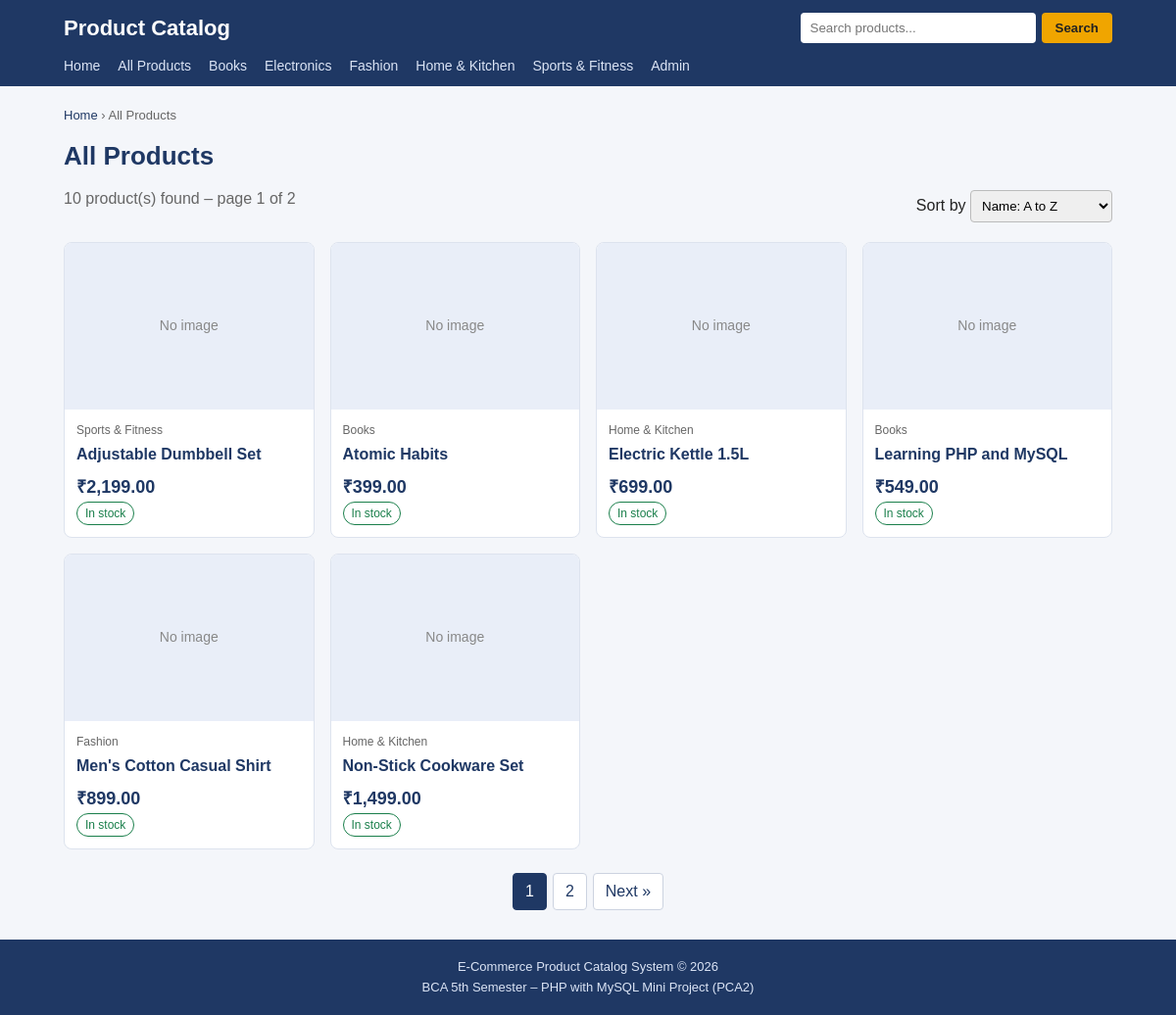
/products.php, run on the app's committed database.
### tables this page shows
CREATE TABLE IF NOT EXISTS categories (
  category_id   INT AUTO_INCREMENT PRIMARY KEY,
  category_name VARCHAR(100) NOT NULL UNIQUE,
  description   TEXT,
  created_at    TIMESTAMP DEFAULT CURRENT_TIMESTAMP
);

CREATE TABLE IF NOT EXISTS products (
  product_id     INT AUTO_INCREMENT PRIMARY KEY,
  category_id    INT NOT NULL,
  product_name   VARCHAR(150) NOT NULL,
  description    TEXT,
  price          DECIMAL(10,2) NOT NULL,
  image          VARCHAR(255) DEFAULT 'no-image.png',
  stock_quantity INT DEFAULT 0,
  is_featured    TINYINT(1) DEFAULT 0,
  created_at     TIMESTAMP DEFAULT CURRENT_TIMESTAMP,
  INDEX idx_product_name (product_name),
  CONSTRAINT fk_products_category
    FOREIGN KEY (category_id) REFERENCES categories(category_id)
    ON DELETE RESTRICT ON UPDATE CASCADE
);

### includes/functions.php (the view, shortened to what this page needs)
<?php
function stock_badge($qty) {
    $qty = (int)$qty;
    if ($qty > 10) {
        return '<span class="badge in-stock">In stock</span>';
    }
    return '<span class="badge out-of-stock">Out of stock</span>';
}
function product_image($file, $alt) {
    $name = basename((string)$file);
    $path = __DIR__ . '/../assets/images/products/' . $name;
    return 'No image';
}
function product_card($p) {
    global $base;
    $id   = (int)$p['product_id'];
    $link = $base . 'product.php?id=' . $id;
    echo '<div class="product-card">';
    echo '<a href="' . $link . '"><div class="product-image">'
         . product_image($p['image'], $p['product_name']) . '</div></a>';
    echo '<div class="product-info">';
    echo '<div class="product-category">' . htmlspecialchars($p['category_name']) . '</div>';
    echo '<h3 class="product-name"><a href="' . $link . '">'
         . htmlspecialchars($p['product_name']) . '</a></h3>';
    echo '<div class="price">&#8377;' . number_format($p['price'], 2) . '</div>';
    echo stock_badge($p['stock_quantity']);
    echo '</div></div>';
}

### includes/header.php (shortened to what this page needs)
<?php
require_once __DIR__ . '/../config/db.php';
$base = '/ecommerce-product-catalog-php/';
$cat_result = mysqli_query($conn, 'SELECT category_id, category_name FROM categories ORDER BY category_name');
?>
<!DOCTYPE html>
<html lang="en">
<head>
    <link rel="stylesheet" href="<?php echo $base; ?>assets/css/style.css">
</head>
<body>
<header class="site-header">
    <div class="container header-top">
        <a class="logo" href="<?php echo $base; ?>index.php">Product Catalog</a>
        <form class="search-form" action="<?php echo $base; ?>products.php" method="get">
            <input type="text" name="q" placeholder="Search products..."
                   value="<?php echo (isset($_GET['q']) && is_string($_GET['q'])) ? htmlspecialchars($_GET['q']) : ''; ?>">
            <button type="submit">Search</button>
        </form>
    </div>
    <nav class="container main-nav">
        <a href="<?php echo $base; ?>index.php">Home</a>
        <a href="<?php echo $base; ?>products.php">All Products</a>
        <?php while ($cat = mysqli_fetch_assoc($cat_result)) { ?>
            <a href="<?php echo $base; ?>products.php?category=<?php echo (int)$cat['category_id']; ?>">
                <?php echo htmlspecialchars($cat['category_name']); ?>
            </a>
        <?php } ?>
        <a href="<?php echo $base; ?>admin/login.php">Admin</a>
    </nav>
</header>
<main class="container">

### products.php (shortened to what this page needs)
<?php
require_once 'config/db.php';
require 'includes/functions.php';
$category = null;
$products = null;
$error    = '';
$sort_options = [
    'name_asc'   => ['Name: A to Z',         'p.product_name ASC'],
    'name_desc'  => ['Name: Z to A',         'p.product_name DESC'],
    'price_asc'  => ['Price: Low to High',   'p.price ASC, p.product_name ASC'],
    'price_desc' => ['Price: High to Low',   'p.price DESC, p.product_name ASC']
];
$sort = 'name_asc';
if ($error === '') {
    $where  = [];
    $types  = '';
    $params = [];
        $where_sql = $where ? ' WHERE ' . implode(' AND ', $where) : '';
    $stmt = mysqli_prepare($conn, 'SELECT COUNT(*) FROM products p' . $where_sql);
    mysqli_stmt_execute($stmt);
    $total_rows = (int)mysqli_fetch_row(mysqli_stmt_get_result($stmt))[0];
    $per_page    = 6;
    $total_pages = max(1, (int)ceil($total_rows / $per_page));
    $page = 1;
    $offset = ($page - 1) * $per_page;
    $sql = 'SELECT p.*, c.category_name
            FROM products p JOIN categories c ON p.category_id = c.category_id'
         . $where_sql
         . ' ORDER BY ' . $sort_options[$sort][1]
         . ' LIMIT ? OFFSET ?';
    $page_types  = $types . 'ii';
    $page_params = array_merge($params, [$per_page, $offset]);
    $stmt = mysqli_prepare($conn, $sql);
    mysqli_stmt_bind_param($stmt, $page_types, ...$page_params);
    mysqli_stmt_execute($stmt);
    $products = mysqli_stmt_get_result($stmt);
}
$heading    = $category ? $category['category_name'] : 'All Products';
require 'includes/header.php';
?>
<?php if ($error !== '') { ?>
    <h1>Products</h1>
    <div class="message error"><?php echo htmlspecialchars($error); ?></div>
    <a class="btn" href="<?php echo $base; ?>products.php">View all products</a>
<?php } else { ?>
    <div class="breadcrumb">
        <a href="<?php echo $base; ?>index.php">Home</a> &rsaquo; <?php echo htmlspecialchars($heading); ?>
    </div>
    <h1><?php echo htmlspecialchars($heading); ?></h1>
        <?php $total = $total_rows; ?>
    <?php if ($total > 0) { ?>
                <div class="toolbar">
            <span class="subtitle"><?php echo $total; ?> product(s) found &ndash; page <?php echo $page; ?> of <?php echo $total_pages; ?></span>
            <form method="get" action="<?php echo $base; ?>products.php">
                <label for="sort">Sort by</label>
                <select name="sort" id="sort" onchange="this.form.submit()">
                    <?php foreach ($sort_options as $key => $opt) { ?>
                        <option value="<?php echo $key; ?>"<?php echo ($sort === $key) ? ' selected' : ''; ?>><?php echo $opt[0]; ?></option>
                    <?php } ?>
                </select>
            </form>
        </div>
        <div class="product-grid">
                        <?php while ($p = mysqli_fetch_assoc($products)) { product_card($p); } ?>
        </div>
        <?php if ($total_pages > 1) {
            $link_params = [];
            $link_start = $base . 'products.php?' . http_build_query($link_params);
        ?>
            <div class="pagination">
                <?php for ($i = 1; $i <= $total_pages; $i++) { ?>
                    <?php if ($i === $page) { ?>
                        <span class="current"><?php echo $i; ?></span>
                    <?php } else { ?>
                        <a href="<?php echo htmlspecialchars($link_start . 'page=' . $i); ?>"><?php echo $i; ?></a>
                    <?php } ?>
                <?php } ?>
                <?php if ($page < $total_pages) { ?>
                    <a href="<?php echo htmlspecialchars($link_start . 'page=' . ($page + 1)); ?>">Next &raquo;</a>
                <?php } ?>
            </div>
        <?php } ?>
        <?php } ?>
<?php } ?>
<?php require 'includes/footer.php'; ?>

### assets/css/style.css (style rules this page uses)
* { box-sizing: border-box; }
body { margin: 0; font-family: Arial, Helvetica, sans-serif; background: #f4f6fa; color: #222; line-height: 1.5; }
a { color: #1f3864; text-decoration: none; }
.container { max-width: 1100px; margin: 0 auto; padding: 0 15px; }
main.container { padding-top: 20px; padding-bottom: 30px; min-height: 60vh; }
h1 { font-size: 26px; color: #1f3864; margin: 0 0 6px; }
.subtitle { color: #666; margin: 0 0 16px; }
.breadcrumb { font-size: 13px; color: #666; margin-bottom: 12px; }
.site-header { background: #1f3864; color: #fff; }
.header-top { display: flex; flex-wrap: wrap; align-items: center; justify-content: space-between; gap: 10px; padding-top: 12px; padding-bottom: 12px; }
.logo { color: #fff; font-size: 22px; font-weight: bold; }
.search-form { display: flex; gap: 6px; }
.search-form input { padding: 8px 10px; border: none; border-radius: 4px; width: 240px; max-width: 100%; }
.search-form button { padding: 8px 14px; background: #f0a500; color: #222; border: none; border-radius: 4px; cursor: pointer; font-weight: bold; }
.main-nav { display: flex; flex-wrap: wrap; gap: 4px 18px; padding-bottom: 10px; }
.main-nav a { color: #dbe4f5; font-size: 14px; }
.product-grid { display: grid; grid-template-columns: repeat(auto-fill, minmax(220px, 1fr)); gap: 16px; }
.product-card { background: #fff; border: 1px solid #dde3ee; border-radius: 8px; overflow: hidden; }
.product-image { height: 170px; background: #e9eef8; display: flex; align-items: center; justify-content: center; color: #888; font-size: 14px; overflow: hidden; }
.product-info { padding: 12px; }
.product-category { font-size: 12px; color: #666; }
.product-name { font-size: 16px; margin: 4px 0 8px; }
.price { font-weight: bold; color: #1f3864; font-size: 18px; }
.badge { display: inline-block; font-size: 12px; padding: 2px 8px; border-radius: 12px; border: 1px solid; }
.in-stock { color: #1a7f4b; }
.toolbar { display: flex; flex-wrap: wrap; justify-content: space-between; align-items: center; gap: 10px; margin: 12px 0 16px; }
.toolbar select { padding: 7px; border: 1px solid #bbb; border-radius: 4px; }
.pagination { display: flex; gap: 6px; justify-content: center; flex-wrap: wrap; margin-top: 24px; }
.pagination a, .pagination span { padding: 6px 12px; border: 1px solid #ccd3e0; border-radius: 4px; background: #fff; }
.pagination .current { background: #1f3864; color: #fff; border-color: #1f3864; }

### data on the page
categories: category_name "Books"
categories: category_name "Electronics"
categories: category_name "Fashion"
categories: category_name "Home & Kitchen"
categories: category_name "Sports & Fitness"
products: product_image($p['image'], $p['product_name']) "No image", category.category_name "Sports & Fitness", product_name "Adjustable Dumbbell Set", price "2,199.00", stock_quantity "In stock"
products: product_image($p['image'], $p['product_name']) "No image", category.category_name "Books", product_name "Atomic Habits", price "399.00", stock_quantity "In stock"
products: product_image($p['image'], $p['product_name']) "No image", category.category_name "Home & Kitchen", product_name "Electric Kettle 1.5L", price "699.00", stock_quantity "In stock"
products: product_image($p['image'], $p['product_name']) "No image", category.category_name "Books", product_name "Learning PHP and MySQL", price "549.00", stock_quantity "In stock"
products: product_image($p['image'], $p['product_name']) "No image", category.category_name "Fashion", product_name "Men's Cotton Casual Shirt", price "899.00", stock_quantity "In stock"
products: product_image($p['image'], $p['product_name']) "No image", category.category_name "Home & Kitchen", product_name "Non-Stick Cookware Set", price "1,499.00", stock_quantity "In stock"

### other printed values
$heading "All Products"
$total "10"
$page "1"
$total_pages "2"
form field sort "Name: A to Z"
